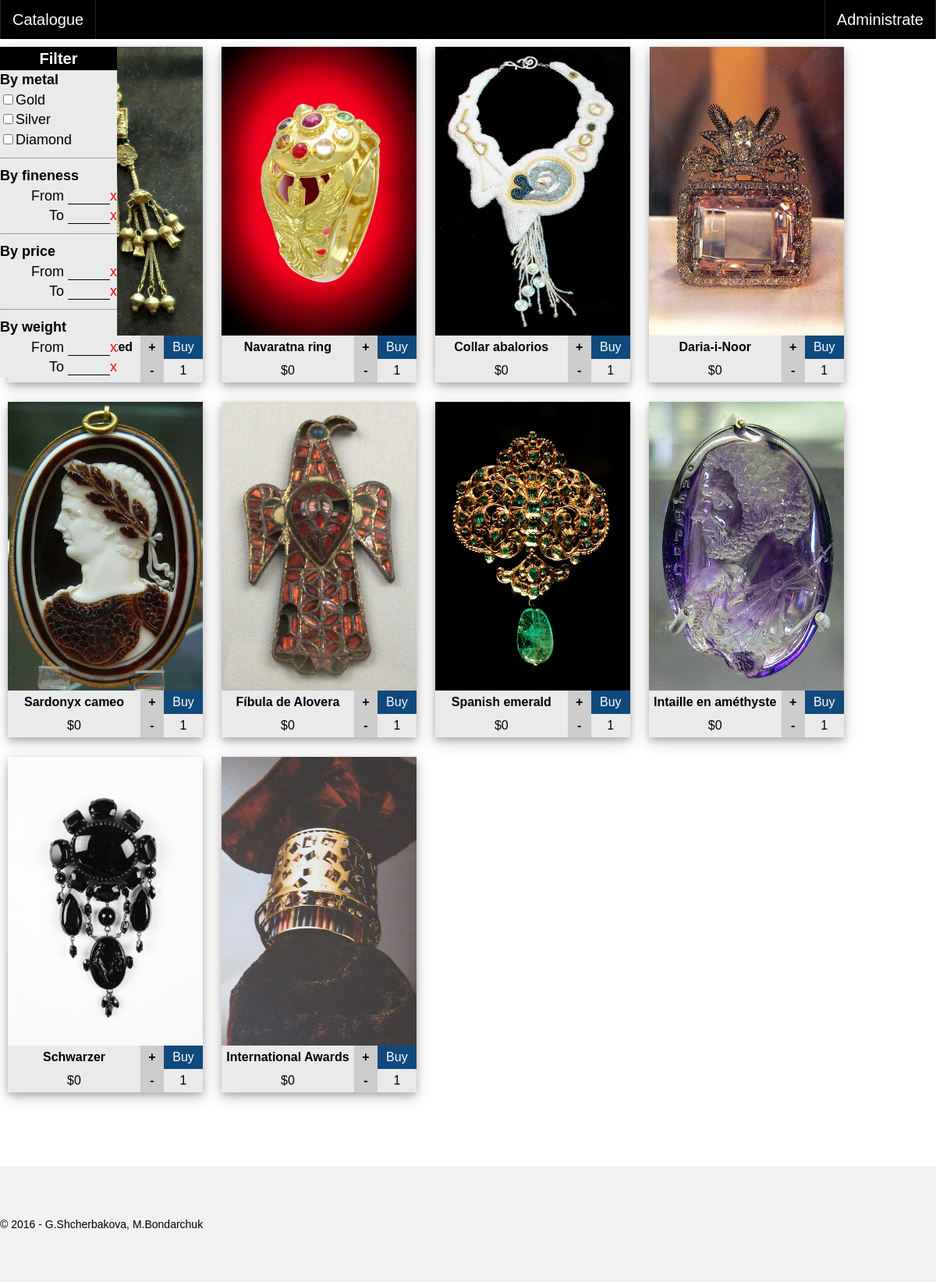
The app's page /, older data.
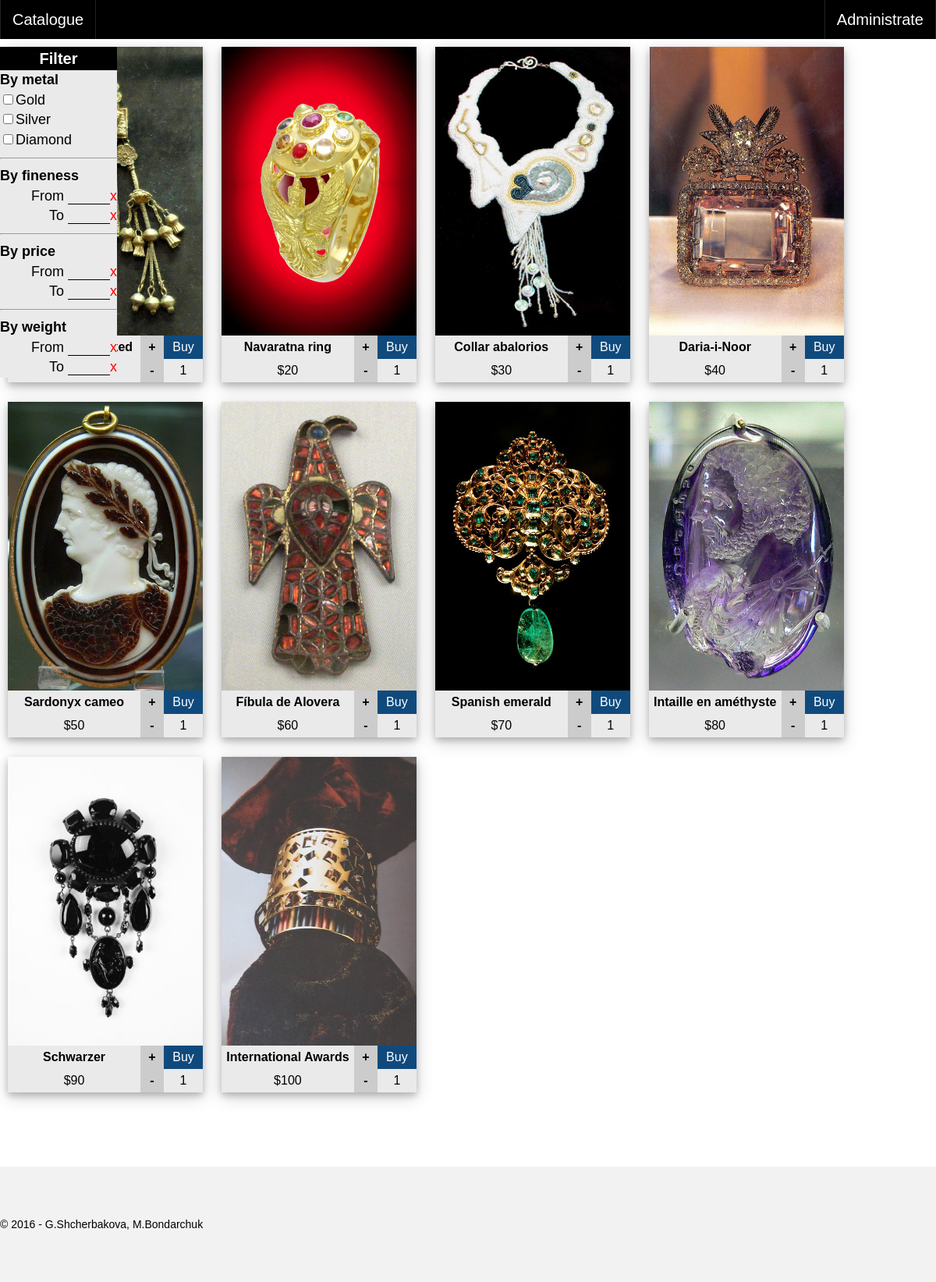
The same page, newer data.
### Shop/models.py (models this page shows, shortened)
class Metal(models.Model):
    id = models.UUIDField(primary_key=True, default=uuid.uuid4, editable=False)
    created_on = models.DateTimeField(auto_now_add=False, auto_now=True)
    name = models.CharField(max_length=100)

class Jewel(models.Model):
    id = models.UUIDField(primary_key=True, default=uuid.uuid4, editable=False)
    created_on = models.DateTimeField(auto_now_add=False, auto_now=True)
    name = models.CharField(max_length=100)
    metal = models.ForeignKey(Metal, on_delete=models.CASCADE)
    fineness = models.IntegerField(default=0)
    image = models.ImageField(upload_to='Images')
    description = models.CharField(max_length=1000, default='')
    price = models.IntegerField(default=0)
    weight = models.IntegerField(default=0)

### Shop/views.py (the view)
# urls.py: 2. Add a URL to urlpatterns:  url(r'^$', views.home, name='home')
def home(request):
    assert isinstance(request, HttpRequest)
    try:
        cart_id = request.session['cart_id']
    except KeyError:
        cart_id = create_cart().hex
        request.session['cart_id'] = cart_id
    if cart_id is None or Cart.objects.all().filter(id=cart_id).count() == 0:
        cart_id = create_cart().hex
        request.session['cart_id'] = cart_id
    jewels = Jewel.objects.all().filter(
        ~Q(id__in=CartItem.objects.all().filter(cart_id=cart_id).values_list('item_id')))
    cart_metal_filter = CartMetalFilter.objects.all().filter(cart_id=cart_id)
    if cart_metal_filter:
        jewels = jewels.filter(metal__id__in=cart_metal_filter.values_list('metal_id'))
    cart_filter = CartFilter.objects.all().filter(cart_id=cart_id).first()
    if cart_filter.fineness_from is not None:
        jewels = jewels.filter(fineness__gte=cart_filter.fineness_from)
    if cart_filter.fineness_to is not None:
        jewels = jewels.filter(fineness__lte=cart_filter.fineness_to)
    if cart_filter.price_from is not None:
        jewels = jewels.filter(price__gte=cart_filter.price_from)
    if cart_filter.price_to is not None:
        jewels = jewels.filter(price__lte=cart_filter.price_to)
    if cart_filter.weight_from is not None:
        jewels = jewels.filter(weight__gte=cart_filter.weight_from)
    if cart_filter.weight_to is not None:
        jewels = jewels.filter(weight__lte=cart_filter.weight_to)
    return render(
        request,
        'index.html',
        {
            'year': datetime.now().year,
            'number_in_cart': CartItem.objects.all().filter(cart_id=cart_id).__len__(),
            'jewels': jewels,
            'metals': Metal.objects.all(),
            'filtered_metals': cart_metal_filter.values_list('metal_id', flat=True),
            'fineness_from': cart_filter.fineness_from if cart_filter.fineness_from is not None else '',
            'fineness_to': cart_filter.fineness_to if cart_filter.fineness_to is not None else '',
            'price_from': cart_filter.price_from if cart_filter.price_from is not None else '',
            'price_to': cart_filter.price_to if cart_filter.price_to is not None else '',
            'weight_from': cart_filter.weight_from if cart_filter.weight_from is not None else '',
            'weight_to': cart_filter.weight_to if cart_filter.weight_to is not None else '',
        }
    )

### Shop/views.py (called while the page is built)
def create_cart():
    new_cart = Cart()
    new_cart.save()
    cart_id = new_cart.id
    cart_filter = CartFilter(cart_id=cart_id)
    cart_filter.save()
    return cart_id

### templates/index.html
{% extends "layout.html" %}
{% load static %}
{% block content %}
    <div class="filter">
        <div class="filter-header"><b>Filter</b></div>
        <b>By metal</b><br>
        {% for metal in metals %}
            {% if metal.id in filtered_metals %}
                <input type="checkbox" value="{{ metal.id }}" name="metal" title="123"
                       onchange="metalChecked(value, this)" checked>{{ metal.name }}<br>
            {% else %}
                <input type="checkbox" value="{{ metal.id }}" name="metal" title="123"
                       onchange="metalChecked(value, this)">{{ metal.name }}<br>
            {% endif %}
        {% endfor %}
        <hr>
        <b>By fineness</b><br>
        <div class="text-input">
            <div class="filter-close" onclick="filterChanged('fineness', 'from', '')">x</div>
            From <input class="filter-input" type="text" name="from" title="From"
                        onchange="filterChanged('fineness', name, value)"
                        value="{{ fineness_from }}" align="right"><br/>
            <div class="filter-close" onclick="filterChanged('fineness', 'to', '')">x</div>
            To <input class="filter-input" type="text" name="to" title="To"
                      onchange="filterChanged('fineness', name, value)"
                      value="{{ fineness_to }}" align="right"><br/>
        </div>
        <hr>
        <b>By price</b><br>
        <div class="text-input">
            <div class="filter-close" onclick="filterChanged('price', 'from', '')">x</div>
            From <input class="filter-input" type="text" name="from" title="From"
                        onchange="filterChanged('price', name, value)"
                        value="{{ price_from }}" align="right"><br/>
            <div class="filter-close" onclick="filterChanged('price', 'to', '')">x</div>
            To <input class="filter-input" type="text" name="to" title="To"
                      onchange="filterChanged('price', name, value)"
                      value="{{ price_to }}" align="right"><br/>
        </div>
        <hr>
        <b>By weight</b><br>
        <div class="text-input">
            <div class="filter-close" onclick="filterChanged('weight', 'from', '')">x</div>
            From <input class="filter-input" type="text" name="from" title="From"
                        onchange="filterChanged('weight', name, value)"
                        value="{{ weight_from }}" align="right"><br/>
            <div class="filter-close" onclick="filterChanged('weight', 'to', '')">x</div>
            To <input class="filter-input" type="text" name="to" title="To"
                      onchange="filterChanged('weight', name, value)"
                      value="{{ weight_to }}" align="right"><br/>
        </div>
    </div>
    {% for jewel in jewels %}
        <div class="store-item">
            <div class="inner">
                <img src="Images/{{ jewel.image }}" alt="{{ jewel.name }}" class="store-image"
                     onclick="zoomImage(this)"/>
                <div class="store-item-title"><b>{{ jewel.name }}</b></div>
                <div class="store-item-button button" onclick="buy('{{ jewel.id }}')">Buy</div>
                <div class="store-item-updown button" onclick="inc('{{ jewel.id }}')"><b>+</b></div>
                <div class="store-item-title">${{ jewel.price }}</div>
                <div id="{{ jewel.id }}-number" class="store-item-number">1</div>
                <div class="store-item-updown button" onclick="dec('{{ jewel.id }}')"><b>-</b></div>
                <p class="description"><b>Made from </b>{{ jewel.metal.name }}<br/>
                    <b>Fineness: </b>{{ jewel.fineness }}<br/>
                    <b>Weight: </b>{{ jewel.weight }}h<br/>
                    {{ jewel.description }}</p>
            </div>
        </div>
    {% endfor %}
{% endblock %}

### templates/layout.html (shortened to what this page needs)
<!DOCTYPE html>
<html>
<head>
    {% load static %}
    <link rel="stylesheet" type="text/css" href="{% static 'site.css' %}"/>
    <link rel="stylesheet" type="text/css" href="{% static 'header.css' %}"/>
    <link rel="stylesheet" type="text/css" href="{% static 'filter.css' %}"/>
    <link rel="stylesheet" type="text/css" href="{% static 'footer.css' %}"/>
    <link rel="stylesheet" type="text/css" href="{% static 'other.css' %}"/>
    <link rel="stylesheet" type="text/css" href="{% static 'order.css' %}"/>
</head>
<body>
<div class="header">
    <div class="container">
        <div class="left">
            <a href="/" class="header-item">Catalogue</a>
        </div>
        <div class="right">
            <a href="/admin" class="header-item">Administrate</a>
        </div>
    </div>
</div>
<div class="container body-content">
    {% block content %}{% endblock %}
</div>
<div class="footer">
    <div class="container">
        <footer>
            <p>&copy; {{ year }} - G.Shcherbakova, M.Bondarchuk</p>
        </footer>
    </div>
</div>
</body>
</html>

### static/site.css (style rules this page uses)
body { display: block; margin: 0; font-family: "Calibri Light", sans-serif; font-size: 14px; line-height: 1.428571429; }
a { text-decoration: none; }
.button { -webkit-user-select: none; -moz-user-select: none; -ms-user-select: none; user-select: none; cursor: pointer; -webkit-transition: background-color 0.3s; text-align: center; background-color: #104a7d; color: white; }
.container { max-width: 1200px; margin-right: auto; margin-left: auto; }
.right { float: right; }
.body-content { height: 100%; margin-top: 50px; margin-bottom: 10px; }
.store-item { display: inline-block; height: 430px; width: 250px; margin: 10px; box-shadow: 0 4px 8px 0 rgba(0, 0, 0, 0.2), 0 6px 20px 0 rgba(0, 0, 0, 0.19); overflow: hidden; position: relative; z-index: 5; }
.inner { position: absolute; box-shadow: 0 4px 8px 0 rgba(0, 0, 0, 0.2), 0 6px 20px 0 rgba(0, 0, 0, 0.19); -webkit-transition: transform 0.4s; }
.store-image { height: 370px; width: 250px; display: block; margin: auto; -webkit-transition: opacity 0.4s; cursor: pointer; }
.store-item-title, .store-item-button, .store-item-updown, .store-item-number { height: 30px; font-size: 16px; line-height: 30px; text-align: center; -webkit-transition: background-color 0.3s; }
.store-item-title { width: 170px; float: left; background-color: #eaeaea; font-family: Calibri, sans-serif; }
.store-item-number { width: 50px; float: right; background-color: #eaeaea; color: black; -webkit-user-select: none; -moz-user-select: none; -ms-user-select: none; user-select: none; }
.store-item-button { width: 50px; float: right; background-color: #104a7d; color: white; cursor: pointer; }
.store-item-updown { width: 30px; float: right; background-color: #ccc;; color: black; cursor: pointer; }
.description { margin-bottom: 0; }

### static/header.css (style rules this page uses)
.header { background-color: black; width: 100%; position: fixed; right: 0; left: 0; top: 0; min-height: 50px; clear: both; box-sizing: border-box; z-index: 10; }
.header-item { color: white; -webkit-transition: background-color 0.4s; border-left: solid #222 1px; border-right: solid #222 1px; float: left; padding: 15px 15px; font-size: 20px; line-height: 20px; text-decoration: none; }

### static/filter.css (style rules this page uses)
.filter-header { background: black; color: white; line-height: 30px; text-align: center; font-size: 20px; }
.filter { top: 60px; background-color: #eaeaea; font-size: 18px; font-family: Calibri, sans-serif; float: left; max-width: 200px; min-width: 150px; margin-right: auto; margin-left: 0; position: fixed; left: 0; clear: both; box-sizing: border-box; z-index: 10; }
.text-input { text-align:right; }
.filter-input { background-color: #eaeaea; border: 0; width: 50px; border-bottom: 1px solid black; }
.filter-close { float: right; color: red; }

### static/footer.css (style rules this page uses)
.footer { background: #f2f2f2; width: 100%; right: 0; left: 0; margin-top: 80px; bottom: 0; flex: none; padding-top: 50px; padding-bottom: 50px; }

Row changes from the older to the newer data that the page shows:
changed Jewel "Navaratna ring": price "0" → "20"
changed Jewel "Collar abalorios": price "0" → "30"
changed Jewel "Daria-i-Noor": price "0" → "40"
changed Jewel "Sardonyx cameo": price "0" → "50"
changed Jewel "Fíbula de Alovera": price "0" → "60"
changed Jewel "Spanish emerald": price "0" → "70"
changed Jewel "Intaille en améthyste": price "0" → "80"
changed Jewel "Schwarzer…": price "0" → "90"
changed Jewel "International Awards…": price "0" → "100"
